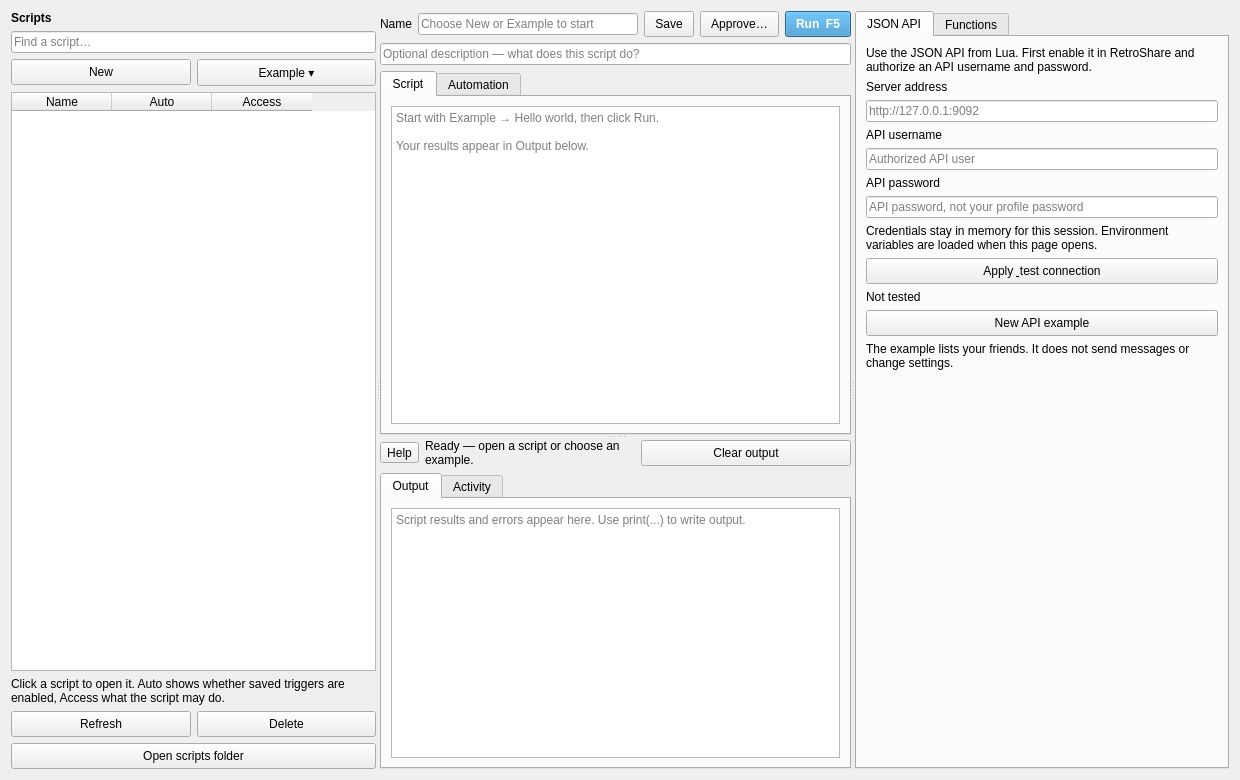
<?xml version="1.0" encoding="UTF-8"?>
<ui version="4.0">
 <class>Lua4RSWidget</class>
 <widget class="QWidget" name="Lua4RSWidget">
  <property name="geometry">
   <rect>
    <x>0</x>
    <y>0</y>
    <width>1240</width>
    <height>780</height>
   </rect>
  </property>
  <property name="windowTitle">
   <string>Lua4RS — Lua scripting</string>
  </property>
  <property name="styleSheet">
   <string>QLabel#scriptsLabel { font-weight: 600; } QPushButton { padding: 5px 10px; } QPushButton#pb_run { background-color: palette(highlight); color: palette(highlighted-text); font-weight: 600; } QComboBox { combobox-popup: 0; }</string>
  </property>
  <layout class="QVBoxLayout" name="mainLayout">
   <property name="spacing">
    <number>12</number>
   </property>
   <item>
    <widget class="QSplitter" name="workspaceSplitter">
     <property name="orientation">
      <enum>Qt::Horizontal</enum>
     </property>
     <property name="childrenCollapsible">
      <bool>false</bool>
     </property>
     <widget class="QWidget" name="scriptsPane">
      <property name="minimumSize">
       <size>
        <width>170</width>
        <height>0</height>
       </size>
      </property>
      <layout class="QVBoxLayout" name="scriptsLayout">
       <item>
        <widget class="QLabel" name="scriptsLabel">
         <property name="text">
          <string>Scripts</string>
         </property>
        </widget>
       </item>
       <item>
        <widget class="QLineEdit" name="le_scriptfilter">
         <property name="placeholderText">
          <string>Find a script…</string>
         </property>
        </widget>
       </item>
       <item>
        <layout class="QHBoxLayout" name="newButtons">
         <item>
          <widget class="QPushButton" name="pb_newscript">
           <property name="text">
            <string>New</string>
           </property>
          </widget>
         </item>
         <item>
          <widget class="QPushButton" name="pb_example">
           <property name="text">
            <string>Example ▾</string>
           </property>
          </widget>
         </item>
        </layout>
       </item>
       <item>
        <widget class="QTableWidget" name="tw_allscripts">
         <property name="editTriggers">
          <set>QAbstractItemView::NoEditTriggers</set>
         </property>
         <property name="alternatingRowColors">
          <bool>false</bool>
         </property>
         <property name="selectionMode">
          <enum>QAbstractItemView::SingleSelection</enum>
         </property>
         <property name="selectionBehavior">
          <enum>QAbstractItemView::SelectRows</enum>
         </property>
         <property name="showGrid">
          <bool>false</bool>
         </property>
         <column>
          <property name="text">
           <string>Name</string>
          </property>
         </column>
         <column>
          <property name="text">
           <string>Auto</string>
          </property>
         </column>
         <column>
          <property name="text">
           <string>Access</string>
          </property>
         </column>
        </widget>
       </item>
       <item>
        <widget class="QLabel" name="scriptsHint">
         <property name="text">
          <string>Click a script to open it. Auto shows whether saved triggers are enabled, Access what the script may do.</string>
         </property>
         <property name="wordWrap">
          <bool>true</bool>
         </property>
        </widget>
       </item>
       <item>
        <layout class="QHBoxLayout" name="scriptActions">
         <item>
          <widget class="QPushButton" name="pb_load">
           <property name="text">
            <string>Refresh</string>
           </property>
          </widget>
         </item>
         <item>
          <widget class="QPushButton" name="pb_deletescript">
           <property name="text">
            <string>Delete</string>
           </property>
          </widget>
         </item>
        </layout>
       </item>
       <item>
        <widget class="QPushButton" name="pb_folder">
         <property name="text">
          <string>Open scripts folder</string>
         </property>
        </widget>
       </item>
      </layout>
     </widget>
     <widget class="QSplitter" name="editorSplitter">
      <property name="minimumSize">
       <size>
        <width>380</width>
        <height>0</height>
       </size>
      </property>
      <property name="orientation">
       <enum>Qt::Vertical</enum>
      </property>
      <property name="childrenCollapsible">
       <bool>false</bool>
      </property>
      <widget class="QWidget" name="editorPane">
       <layout class="QVBoxLayout" name="editorLayout">
        <item>
         <layout class="QHBoxLayout" name="nameLayout">
          <item>
           <widget class="QLabel" name="nameLabel">
            <property name="text">
             <string>Name</string>
            </property>
           </widget>
          </item>
          <item>
           <widget class="QLineEdit" name="le_scriptname">
            <property name="placeholderText">
             <string>Choose New or Example to start</string>
            </property>
           </widget>
          </item>
          <item>
           <widget class="QPushButton" name="pb_save">
            <property name="text">
             <string>Save</string>
            </property>
           </widget>
          </item>
          <item>
           <widget class="QPushButton" name="pb_approve">
            <property name="toolTip">
             <string>Review the saved script and choose what it may do.</string>
            </property>
            <property name="text">
             <string>Approve…</string>
            </property>
           </widget>
          </item>
          <item>
           <widget class="QPushButton" name="pb_run">
            <property name="toolTip">
             <string>Run the code currently shown in the editor. Automatic triggers are not required.</string>
            </property>
            <property name="text">
             <string>Run  F5</string>
            </property>
           </widget>
          </item>
         </layout>
        </item>
        <item>
         <widget class="QLineEdit" name="le_scriptdesc">
          <property name="placeholderText">
           <string>Optional description — what does this script do?</string>
          </property>
         </widget>
        </item>
        <item>
         <widget class="QTabWidget" name="editorTabs">
          <widget class="QWidget" name="codeTab">
           <attribute name="title">
            <string>Script</string>
           </attribute>
           <layout class="QVBoxLayout" name="codeTabLayout">
            <item>
             <widget class="Lua4RSTextEdit" name="pte_luacode">
              <property name="lineWrapMode">
               <enum>QPlainTextEdit::NoWrap</enum>
              </property>
              <property name="placeholderText">
               <string>Start with Example → Hello world, then click Run.

Your results appear in Output below.</string>
              </property>
             </widget>
            </item>
           </layout>
          </widget>
          <widget class="QWidget" name="automationTab">
           <attribute name="title">
            <string>Automation</string>
           </attribute>
           <layout class="QVBoxLayout" name="automationTabLayout">
            <item>
             <widget class="QLabel" name="automationHint">
              <property name="text">
               <string>Optional: run this script automatically. Save to apply these settings. Run always executes the editor directly.</string>
              </property>
              <property name="wordWrap">
               <bool>true</bool>
              </property>
             </widget>
            </item>
            <item>
             <widget class="QCheckBox" name="cbx_enable">
              <property name="text">
               <string>Enable automatic runs</string>
              </property>
             </widget>
            </item>
            <item>
             <layout class="QVBoxLayout" name="automationSettingsLayout">
              <item>
               <layout class="QHBoxLayout" name="everyRow">
                <item>
                 <widget class="QCheckBox" name="cb_every">
                  <property name="text">
                   <string>Repeat every</string>
                  </property>
                 </widget>
                </item>
                <item>
                 <widget class="QSpinBox" name="spb_everycount">
                  <property name="minimum">
                   <number>1</number>
                  </property>
                  <property name="maximum">
                   <number>100000</number>
                  </property>
                  <property name="value">
                   <number>5</number>
                  </property>
                 </widget>
                </item>
                <item>
                 <widget class="QComboBox" name="dd_everyunits">
                  <property name="currentIndex">
                   <number>1</number>
                  </property>
                  <item>
                   <property name="text">
                    <string>seconds</string>
                   </property>
                  </item>
                  <item>
                   <property name="text">
                    <string>minutes</string>
                   </property>
                  </item>
                  <item>
                   <property name="text">
                    <string>hours</string>
                   </property>
                  </item>
                  <item>
                   <property name="text">
                    <string>days</string>
                   </property>
                  </item>
                  <item>
                   <property name="text">
                    <string>weeks</string>
                   </property>
                  </item>
                 </widget>
                </item>
               </layout>
              </item>
              <item>
               <layout class="QHBoxLayout" name="onceRow">
                <item>
                 <widget class="QCheckBox" name="cb_once">
                  <property name="text">
                   <string>Run once at</string>
                  </property>
                 </widget>
                </item>
                <item>
                 <widget class="QDateTimeEdit" name="dte_runonce">
                  <property name="displayFormat">
                   <string>yyyy-MM-dd HH:mm</string>
                  </property>
                  <property name="calendarPopup">
                   <bool>true</bool>
                  </property>
                 </widget>
                </item>
               </layout>
              </item>
              <item>
               <widget class="QCheckBox" name="cb_startup">
                <property name="text">
                 <string>When RetroShare starts</string>
                </property>
               </widget>
              </item>
              <item>
               <widget class="QCheckBox" name="cb_shutdown">
                <property name="text">
                 <string>When RetroShare closes</string>
                </property>
               </widget>
              </item>
              <item>
               <widget class="QLabel" name="eventLabel">
                <property name="text">
                 <string>Or when an event occurs:</string>
                </property>
               </widget>
              </item>
              <item>
               <layout class="QHBoxLayout" name="constraintRow">
                <item>
                 <widget class="QCheckBox" name="cbx_timeconstraint">
                  <property name="text">
                   <string>Only between</string>
                  </property>
                 </widget>
                </item>
                <item>
                 <widget class="QTimeEdit" name="tied_timefrom">
                  <property name="displayFormat">
                   <string>HH:mm</string>
                  </property>
                 </widget>
                </item>
                <item>
                 <widget class="QLabel" name="toLabel">
                  <property name="text">
                   <string>and</string>
                  </property>
                 </widget>
                </item>
                <item>
                 <widget class="QTimeEdit" name="tied_timeto">
                  <property name="displayFormat">
                   <string>HH:mm</string>
                  </property>
                 </widget>
                </item>
               </layout>
              </item>
             </layout>
            </item>
            <item>
             <spacer name="automationSpace">
              <property name="orientation">
               <enum>Qt::Vertical</enum>
              </property>
              <property name="sizeHint" stdset="0">
               <size>
                <width>20</width>
                <height>20</height>
               </size>
              </property>
             </spacer>
            </item>
           </layout>
          </widget>
         </widget>
        </item>
       </layout>
      </widget>
      <widget class="QWidget" name="outputPane">
       <layout class="QVBoxLayout" name="outputLayout">
        <item>
         <layout class="QHBoxLayout" name="outputActions">
          <item>
           <widget class="QToolButton" name="helpButton">
            <property name="text"><string>Help</string></property>
           </widget>
          </item>
          <item>
           <widget class="QLabel" name="runStatus">
            <property name="text">
             <string>Ready — open a script or choose an example.</string>
            </property>
            <property name="wordWrap">
             <bool>true</bool>
            </property>
           </widget>
          </item>
          <item>
           <widget class="QPushButton" name="pb_clearoutput">
            <property name="text">
             <string>Clear output</string>
            </property>
           </widget>
          </item>
         </layout>
        </item>
        <item>
         <widget class="QTabWidget" name="outputTabs">
          <widget class="QWidget" name="outputTab">
           <attribute name="title">
            <string>Output</string>
           </attribute>
           <layout class="QVBoxLayout" name="outputTabLayout">
            <item>
             <widget class="QPlainTextEdit" name="tb_output">
              <property name="readOnly">
               <bool>true</bool>
              </property>
              <property name="placeholderText">
               <string>Script results and errors appear here. Use print(...) to write output.</string>
              </property>
             </widget>
            </item>
           </layout>
          </widget>
          <widget class="QWidget" name="logTab">
           <attribute name="title">
            <string>Activity</string>
           </attribute>
           <layout class="QVBoxLayout" name="logTabLayout">
            <item>
             <widget class="QPlainTextEdit" name="tb_log">
              <property name="readOnly">
               <bool>true</bool>
              </property>
             </widget>
            </item>
           </layout>
          </widget>
         </widget>
        </item>
       </layout>
      </widget>
     </widget>
     <widget class="QTabWidget" name="toolsTabs">
      <property name="minimumSize">
       <size>
        <width>260</width>
        <height>0</height>
       </size>
      </property>
      <widget class="QWidget" name="apiTab">
       <attribute name="title">
        <string>JSON API</string>
       </attribute>
       <layout class="QVBoxLayout" name="apiTabLayout">
        <item>
         <widget class="QLabel" name="apiIntro">
          <property name="text">
           <string>Use the JSON API from Lua. First enable it in RetroShare and authorize an API username and password.</string>
          </property>
          <property name="wordWrap">
           <bool>true</bool>
          </property>
         </widget>
        </item>
        <item>
         <widget class="QLabel" name="urlLabel">
          <property name="text">
           <string>Server address</string>
          </property>
         </widget>
        </item>
        <item>
         <widget class="QLineEdit" name="le_apiurl">
          <property name="placeholderText">
           <string>http://127.0.0.1:9092</string>
          </property>
         </widget>
        </item>
        <item>
         <widget class="QLabel" name="userLabel">
          <property name="text">
           <string>API username</string>
          </property>
         </widget>
        </item>
        <item>
         <widget class="QLineEdit" name="le_apiuser">
          <property name="placeholderText">
           <string>Authorized API user</string>
          </property>
         </widget>
        </item>
        <item>
         <widget class="QLabel" name="passwordLabel">
          <property name="text">
           <string>API password</string>
          </property>
         </widget>
        </item>
        <item>
         <widget class="QLineEdit" name="le_apipassword">
          <property name="echoMode">
           <enum>QLineEdit::Password</enum>
          </property>
          <property name="placeholderText">
           <string>API password, not your profile password</string>
          </property>
         </widget>
        </item>
        <item>
         <widget class="QLabel" name="credentialsHint">
          <property name="text">
           <string>Credentials stay in memory for this session. Environment variables are loaded when this page opens.</string>
          </property>
          <property name="wordWrap">
           <bool>true</bool>
          </property>
         </widget>
        </item>
        <item>
         <widget class="QPushButton" name="pb_apitest">
          <property name="text">
           <string>Apply &amp; test connection</string>
          </property>
         </widget>
        </item>
        <item>
         <widget class="QLabel" name="apiStatus">
          <property name="text">
           <string>Not tested</string>
          </property>
          <property name="wordWrap">
           <bool>true</bool>
          </property>
         </widget>
        </item>
        <item>
         <widget class="QPushButton" name="pb_apiexample">
          <property name="text">
           <string>New API example</string>
          </property>
         </widget>
        </item>
        <item>
         <widget class="QLabel" name="apiUsage">
          <property name="text">
           <string>The example lists your friends. It does not send messages or change settings.</string>
          </property>
          <property name="wordWrap">
           <bool>true</bool>
          </property>
         </widget>
        </item>
        <item>
         <spacer name="apiSpace">
          <property name="orientation">
           <enum>Qt::Vertical</enum>
          </property>
          <property name="sizeHint" stdset="0">
           <size>
            <width>20</width>
            <height>20</height>
           </size>
          </property>
         </spacer>
        </item>
       </layout>
      </widget>
      <widget class="QWidget" name="referenceTab">
       <attribute name="title">
        <string>Functions</string>
       </attribute>
       <layout class="QVBoxLayout" name="referenceTabLayout">
        <item>
         <widget class="QLineEdit" name="le_functionfilter">
          <property name="placeholderText">
           <string>Find a function…</string>
          </property>
         </widget>
        </item>
        <item>
         <widget class="QLabel" name="referenceHint">
          <property name="text">
           <string>Double-click a function to insert it at the cursor.</string>
          </property>
          <property name="wordWrap">
           <bool>true</bool>
          </property>
         </widget>
        </item>
        <item>
         <widget class="QTreeWidget" name="tw_hints">
          <property name="columnCount">
           <number>2</number>
          </property>
          <column>
           <property name="text">
            <string>Function</string>
           </property>
          </column>
          <column>
           <property name="text">
            <string>Insert</string>
           </property>
          </column>
         </widget>
        </item>
        <item>
         <widget class="QPushButton" name="pb_pastehint">
          <property name="text">
           <string>Insert function</string>
          </property>
         </widget>
        </item>
       </layout>
      </widget>
     </widget>
    </widget>
   </item>
  </layout>
 </widget>
 <customwidgets>
  <customwidget>
   <class>Lua4RSTextEdit</class>
   <extends>QPlainTextEdit</extends>
   <header>gui/Lua4RSTextEdit.h</header>
  </customwidget>
 </customwidgets>
 <resources/>
 <connections/>
</ui>
